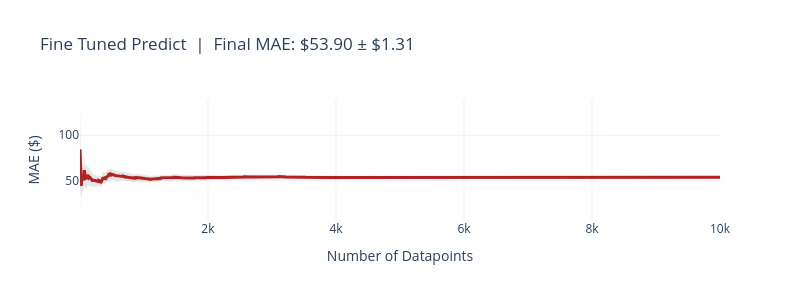
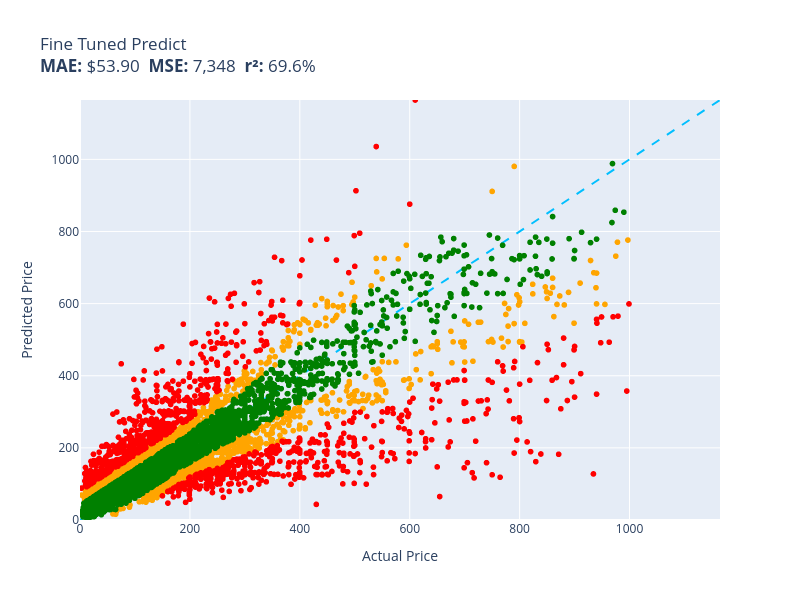

The notebook cell saved with these charts, in order:
### Code cell
set_seed(42)
ft_tester = evaluate(fine_tuned_predict, test, size=EVAL_SIZE)

### Figure 1 — Plotly figure (JSON) as saved in the notebook; plotly's stock layout.template omitted (floating-point values rounded to 4 significant figures; data arrays with more than 128 entries replaced by an {"elided": "..."} marker saying what was removed)
{"data": [{"fill": "toself", "fillcolor": "rgba(128,128,128,0.2)", "hoverinfo": "skip", "line": {"color": "rgba(255,255,255,0)"}, "showlegend": false, "type": "scatter", "x": {"elided": "20000 int values"}, "y": {"elided": "20000 float values"}}, {"customdata": {"elided": "10000x1 float values"}, "hovertemplate": "n=%{x}<br>Avg Error=$%{y:,.2f}<br>±95% CI=$%{customdata[0]:,.2f}<extra></extra>", "line": {"color": "firebrick", "width": 3}, "mode": "lines", "type": "scatter", "x": {"elided": "10000 int values"}, "y": {"elided": "10000 float values"}}], "layout": {"height": 300, "showlegend": false, "title": {"text": "Fine Tuned Predict  |  Final MAE: $53.90 ± $1.31"}, "width": 800, "xaxis": {"title": {"text": "Number of Datapoints"}}, "yaxis": {"title": {"text": "MAE ($)"}}}}

### Figure 2 — Plotly figure (JSON) as saved in the notebook; plotly's stock layout.template omitted (floating-point values rounded to 4 significant figures; data arrays with more than 128 entries replaced by an {"elided": "..."} marker saying what was removed)
{"data": [{"customdata": {"elided": "2956x1 str values"}, "hovertemplate": "%{customdata[0]}<extra></extra>", "legendgroup": "orange", "marker": {"color": "orange", "size": 6, "symbol": "circle"}, "mode": "markers", "name": "orange", "showlegend": true, "type": "scattergl", "x": {"elided": "2956 float values"}, "xaxis": "x", "y": {"elided": "2956 float values"}, "yaxis": "y"}, {"customdata": {"elided": "1326x1 str values"}, "hovertemplate": "%{customdata[0]}<extra></extra>", "legendgroup": "red", "marker": {"color": "red", "size": 6, "symbol": "circle"}, "mode": "markers", "name": "red", "showlegend": true, "type": "scattergl", "x": {"elided": "1326 float values"}, "xaxis": "x", "y": {"elided": "1326 float values"}, "yaxis": "y"}, {"customdata": {"elided": "5718x1 str values"}, "hovertemplate": "%{customdata[0]}<extra></extra>", "legendgroup": "green", "marker": {"color": "green", "size": 6, "symbol": "circle"}, "mode": "markers", "name": "green", "showlegend": true, "type": "scattergl", "x": {"elided": "5718 float values"}, "xaxis": "x", "y": {"elided": "5718 float values"}, "yaxis": "y"}, {"hoverinfo": "skip", "line": {"color": "deepskyblue", "dash": "dash", "width": 2}, "mode": "lines", "showlegend": false, "type": "scatter", "x": [0, 1165.0], "y": [0, 1165.0]}], "layout": {"height": 600, "legend": {"title": {"text": "color"}, "tracegroupgap": 0}, "showlegend": false, "title": {"text": "Fine Tuned Predict<br><b>MAE:</b> $53.90  <b>MSE:</b> 7,348  <b>r²:</b> 69.6%"}, "width": 800, "xaxis": {"anchor": "y", "domain": [0, 1], "range": [0, 1165.0], "title": {"text": "Actual Price"}}, "yaxis": {"anchor": "x", "domain": [0, 1], "range": [0, 1165.0], "title": {"text": "Predicted Price"}}}}
